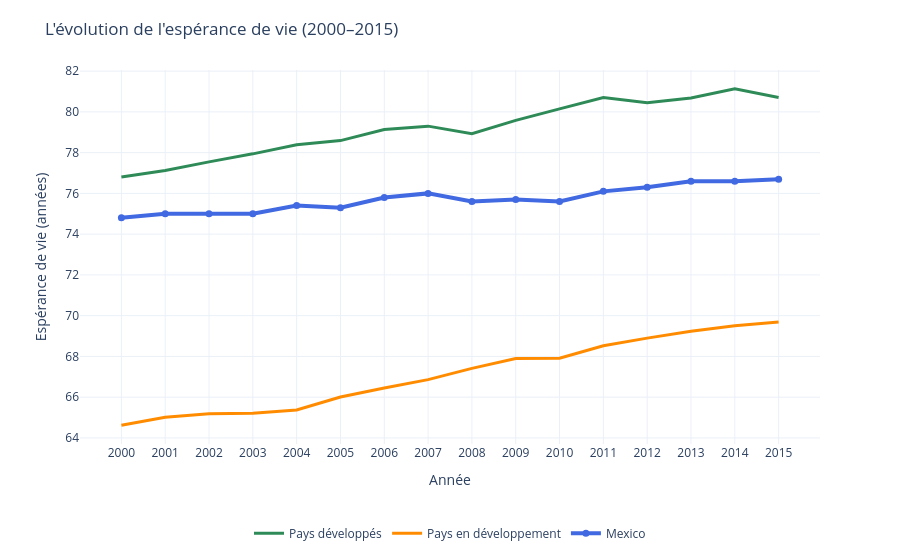

Notebook cell for this chart:
### Code cell
fig = create_life_expectancy_chart("Mexico")
fig.show()

### Figure 1 — Plotly figure (JSON) as saved in the notebook; plotly's stock layout.template omitted (floating-point values rounded to 4 significant figures)
{"data": [{"line": {"color": "seagreen", "width": 3}, "mode": "lines", "name": "Pays développés", "type": "scatter", "x": [2000, 2001, 2002, 2003, 2004, 2005, 2006, 2007, 2008, 2009, 2010, 2011, 2012, 2013, 2014, 2015], "y": [76.8, 77.13, 77.55, 77.94, 78.38, 78.59, 79.13, 79.3, 78.93, 79.58, 80.15, 80.71, 80.44, 80.68, 81.14, 80.71]}, {"line": {"color": "darkorange", "width": 3}, "mode": "lines", "name": "Pays en développement", "type": "scatter", "x": [2000, 2001, 2002, 2003, 2004, 2005, 2006, 2007, 2008, 2009, 2010, 2011, 2012, 2013, 2014, 2015], "y": [64.62, 65.01, 65.19, 65.21, 65.37, 66.01, 66.45, 66.86, 67.41, 67.89, 67.91, 68.52, 68.9, 69.23, 69.5, 69.69]}, {"line": {"color": "royalblue", "width": 4}, "marker": {"size": 7}, "mode": "lines+markers", "name": "Mexico", "type": "scatter", "x": [2000, 2001, 2002, 2003, 2004, 2005, 2006, 2007, 2008, 2009, 2010, 2011, 2012, 2013, 2014, 2015], "y": [74.8, 75.0, 75.0, 75.0, 75.4, 75.3, 75.8, 76.0, 75.6, 75.7, 75.6, 76.1, 76.3, 76.6, 76.6, 76.7]}], "layout": {"hovermode": "x unified", "legend": {"orientation": "h", "x": 0.5, "xanchor": "center", "y": -0.2}, "margin": {"b": 100, "t": 70}, "title": {"text": "L'évolution de l'espérance de vie (2000–2015)"}, "xaxis": {"dtick": 1, "title": {"text": "Année"}}, "yaxis": {"title": {"text": "Espérance de vie (années)"}}}}
